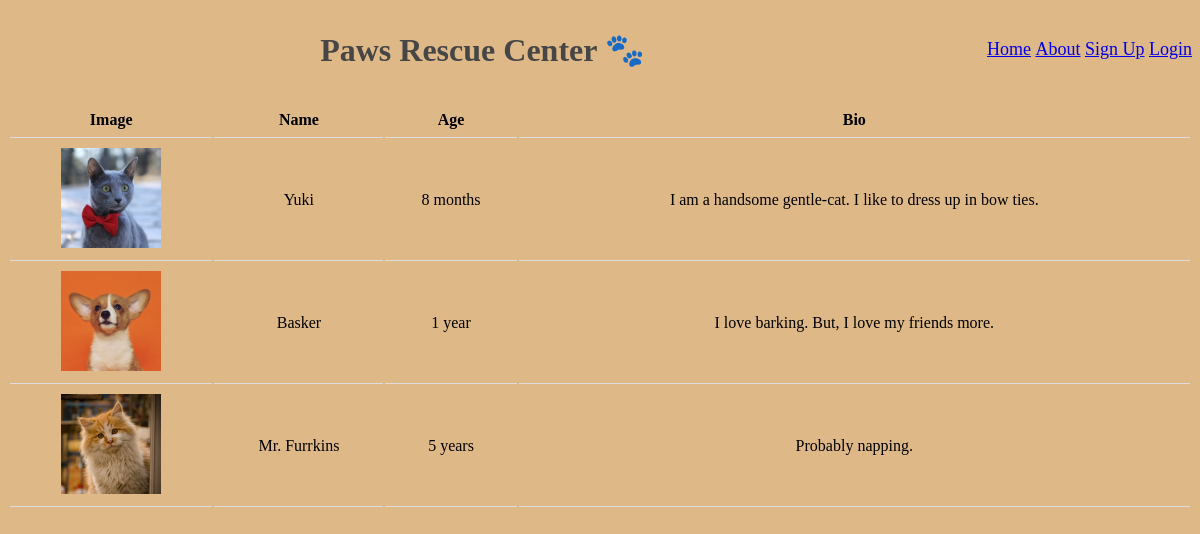
The page / on the database its author committed.
### app.py (models this page shows)
class Pet(db.Model):
    id = db.Column(db.Integer, primary_key=True)
    name = db.Column(db.String, unique=True)
    age = db.Column(db.String)
    bio = db.Column(db.String)
    posted_by = db.Column(db.String, db.ForeignKey('user.id'))

### app.py (the view)
@app.route("/")
def homepage():
    create_tables()
    create_data()
    with app.app_context():
        pets = Pet.query.all()
        return render_template("home.html", pets=pets)

### app.py (called while the page is built)
def create_tables():
    with app.app_context():
        db.create_all()

### templates/home.html (shortened to what this page needs)
{% extends "base.html" %}
{% block heading %}
<center>Paws Rescue Center 🐾</center>
{% endblock %}
{% block content%}
  <table>
    <tr>
      <th>Image</th>
      <th>Name</th>
      <th>Age</th>
      <th>Bio</th>
    </tr>
    {% for pet in pets %}
    <tr>
        <td >
            <a href="{{url_for('pet_details', pet_id = pet.id)}}">
                <img src= "{{url_for('static', filename = pet.id|string+".jpg")}}" height="100" >
            </a>
        </td>
        <td>{{ pet.name }}</td>
        <td>{{ pet.age }}</td>
        <td>{{ pet.bio }}</td>
    </tr>
    {% endfor %}
  </table>
{% endblock %}

### templates/base.html (shortened to what this page needs)
<!DOCTYPE html>
<html lang="en">
<head>
    <link rel="stylesheet" href="{{url_for('static', filename='style.css')}}" />
</head>
<body>
    <div>
        <ul style="list-style-type: none;float: right;font-size: large;">
            <li style="display:inline"><a href="{{url_for('homepage')}}">Home</a></li>
            <li style="display:inline"><a href="{{url_for('about')}}">About</a></li>
            {% if 'user' in session %}
            <li style="display:inline"><a href="{{url_for('logout')}}">Log Out</a></li>
            {% else %}
            <li style="display:inline"><a href="{{url_for('signup')}}">Sign Up</a></li>
            <li style="display:inline"><a href="{{url_for('login')}}">Login</a></li>
            {% endif%}
        </ul>
    </div>
    <h1 id="title"> {% block heading %} {% endblock %} </h1>
    <div id="content">
        {% block content %} {% endblock %}
    </div>
</body>
</html>

### static/style.css (style rules this page uses)
#title { padding: 10px; color: #464646; }
body { background: burlywood; }
table { width: 100%; text-align: center; }
th, td { padding: 8px; border-bottom: 1px solid #ddd; }

### rows shown on the page
Pet: shows a picture, name "Yuki", age "8 months", bio "I am a handsome gentle-cat. I like to dress up in bow ties."
Pet: shows a picture, name "Basker", age "1 year", bio "I love barking. But, I love my friends more."
Pet: shows a picture, name "Mr. Furrkins", age "5 years", bio "Probably napping."
